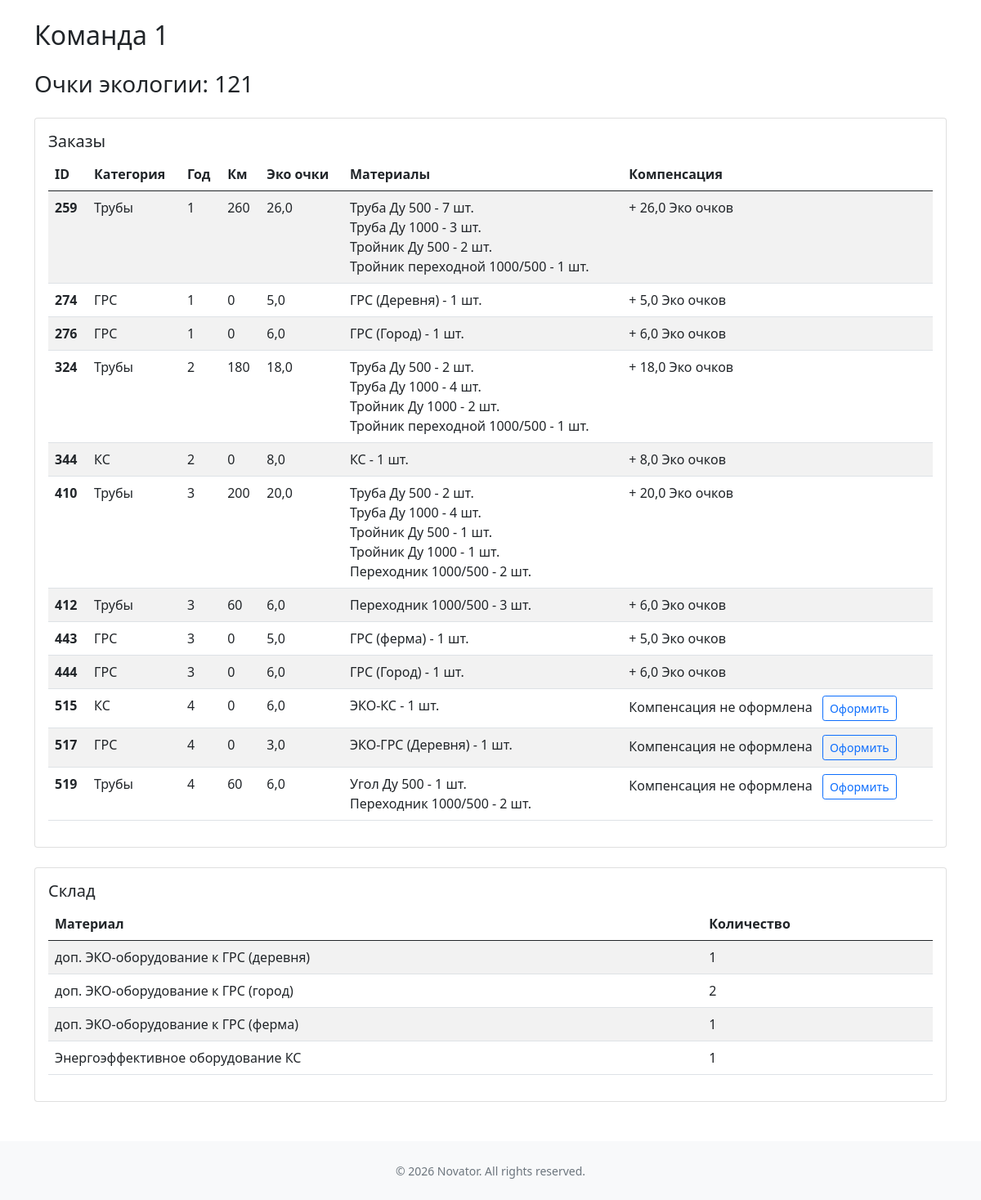
The app's page /contactor/team/1/ with its own data.
### main/models.py (models this page shows, shortened)
class Team(models.Model):
    name = models.CharField(max_length=100, verbose_name='Имя команды')
    slug = models.SlugField(max_length=100)
    status = models.BooleanField(default=False, verbose_name='Активно')
    learn_les = models.BooleanField(default=False, verbose_name='Мастер ЛЭС')
    learn_grs = models.BooleanField(default=False, verbose_name='Оператор ГРС')
    learn_ks = models.BooleanField(default=False, verbose_name='Инженер ГKС')
    auto = models.IntegerField(default=0, verbose_name='Автотранспорт')

class EcoScore(models.Model):
    team = models.OneToOneField(Team, on_delete=models.CASCADE, related_name='eco_scores')
    score = models.FloatField(max_length=10, verbose_name='Всего баллов')

class Category(models.Model):
    name = models.CharField(max_length=100)
    slug = models.SlugField(max_length=100)

class Material(models.Model):
    name = models.CharField(max_length=100,verbose_name='Наименование')
    slug = models.SlugField(max_length=100, blank=True)
    price = models.FloatField(max_length=10, verbose_name='Стоимость')
    category = models.ForeignKey(Category, on_delete=models.SET_DEFAULT ,verbose_name='Категория', default='пусто')
    eco_score = models.FloatField(max_length=10, verbose_name='Экологический балл', default=0)

### bank/models.py (models this page shows, shortened)
class Zakaz(models.Model):
    team = models.ForeignKey(Team, on_delete=models.CASCADE, related_name='zakaz')
    year = models.IntegerField(verbose_name='Год заказа')
    month = models.IntegerField(verbose_name='Месяц заказа', null=True)
    payment = models.BooleanField(default=False, verbose_name='Оплачено')
    issued = models.BooleanField(default=False, verbose_name='Выдано')
    status = models.ForeignKey(Status, on_delete=models.SET_NULL, null=True, blank=True, verbose_name='Статус заказа')
    description = models.TextField(blank=True, verbose_name='Номер договора')
    category = models.ForeignKey(Category, on_delete=models.SET_NULL, null=True, blank=True, verbose_name='Категория заказа')
    @property
    def total_km(self):
        items = self.zakazitem_set.filter(material__category__slug='trubi')
        return sum(item.quantity * 20 for item in items)
    @property
    def total_eco_score(self):
        items = self.zakazitem_set.all()
        return sum(item.quantity * item.material.eco_score for item in items)

class ZakazItem(models.Model):
    zakaz = models.ForeignKey(Zakaz, on_delete=models.CASCADE)
    material = models.ForeignKey(Material, on_delete=models.CASCADE)
    price = models.FloatField(max_length=10)
    quantity = models.IntegerField()
    koeff = models.FloatField(max_length=10, default=1.0)
    refund = models.BooleanField(default=False, verbose_name='Возврат')
    profit_val = models.FloatField(max_length=10, default=0, verbose_name='Прибыль')
    profit_koeff = models.FloatField(max_length=10, default=0, verbose_name='Коэффициент прибыли')

### contactor/models.py (models this page shows)
class EcoCompensationOperation(models.Model):
    zakaz = models.OneToOneField('bank.Zakaz', on_delete=models.CASCADE, related_name='eco_compensations')
    eco_compensation = models.FloatField(verbose_name='Сумма компенсации')
    description = models.TextField(blank=True, verbose_name='Описание компенсации')

### mtr/models.py (models this page shows, shortened)
class Stock(models.Model):
    warehouse = models.ForeignKey(
        Sklad,
        on_delete=models.CASCADE,
        related_name="stocks",
        verbose_name="Склад"
    )
    material = models.ForeignKey(
        Material,
        on_delete=models.CASCADE,
        related_name="stocks",
        verbose_name="Материал"
    )
    quantity = models.DecimalField(
        max_digits=15,
        decimal_places=3,
        default=0,
        verbose_name="Количество"
    )
    class Meta:
        unique_together = ("warehouse", "material")
        verbose_name = "Остаток"
        verbose_name_plural = "Остатки"

### contactor/views.py (the view)
# urls.py: path('team/<int:team_id>/', views.team_detail, name='team_detail'),
def team_detail(request, team_id):
    team = Team.objects.get(id=team_id)
    zakazy = Zakaz.objects.filter(team=team, category__slug__in=['trubi','ks','grs'], status__pk__in=['3','5'])
    zakazy_items = ZakazItem.objects.filter(zakaz__in=zakazy)
    stock = Stock.objects.filter(warehouse__team=team, material__category__slug='eco')
    return render(request, 'contactor/team_detail.html', {'team': team, 'zakazy': zakazy, 'zakazy_items': zakazy_items, 'stock': stock})

### templates/contactor/team_detail.html (shortened to what this page needs)
{% extends "base.html" %}
{% load static %}
{% block content %}
<div class="container my-4">
  <h2 class="mb-4">{{ team.name }}</h2>
  <h3 class="mb-4">Очки экологии: {{ team.eco_scores.score|floatformat:0 }}</h3>
  <div class="card">
    <div class="card-body">
      <h5 class="card-title">Заказы</h5>
      {% if zakazy %}
      <div class="table-responsive">
        <table class="table table-striped">
          <thead>
            <tr>
              <th>ID</th>
              <th>Категория</th>
              <th>Год</th>
              <th>Км</th>
              <th>Эко очки</th>
              <th>Материалы</th>
              <th>Компенсация</th>
            </tr>
          </thead>
          <tbody>
            {% for zakaz in zakazy %}
            <tr>
              <td><strong>{{ zakaz.pk }}</strong></td>
              <td>{{ zakaz.category.name }}</td>
              <td>{{ zakaz.year }}</td>
              <td>{{ zakaz.total_km }}</td>
              <td>{{ zakaz.total_eco_score }}</td>
              <td>
                {% for item in zakazy_items %}
                  {% if item.zakaz.id == zakaz.id %}
                    {{ item.material.name }} - {{ item.quantity|floatformat:0 }} шт.{% if not forloop.last %}<br>{% endif %}
                  {% endif %}
                {% empty %}
                  -
                {% endfor %}
              </td>
              <td>
                {% if zakaz.eco_compensations %}
                  + {{ zakaz.eco_compensations.eco_compensation }} Эко очков{% if zakaz.eco_compensations.description %}{% endif %}
                {% else %}
                  Компенсация не оформлена
                  <a href="{% url 'contactor:create_eco_compensation' zakaz.id %}" class="btn btn-sm btn-outline-primary ms-2">Оформить</a>
                {% endif %}
              </td>
            </tr>
            {% endfor %}
          </tbody>
        </table>
      </div>
      {% else %}
        <p>Заказы не найдены.</p>
      {% endif %}
    </div>
  </div>
  <div class="card mt-4">
    <div class="card-body">
      <h5 class="card-title">Склад</h5>
      {% if stock %}
        <div class="table-responsive">
          <table class="table table-striped">
            <thead>
              <tr>
                <th>Материал</th>
                <th>Количество</th>
              </tr>
            </thead>
            <tbody>
              {% for item in stock %}
                <tr>
                  <td>{{ item.material.name }}</td>
                  <td>{{ item.quantity|floatformat:0 }}</td>
                </tr>
              {% endfor %}
            </tbody>
          </table>
        </div>
      {% else %}
        <p>Склад не найден.</p>
      {% endif %}
    </div>
  </div>
</div>
{% endblock %}

### records on screen
Team: name "Команда 1", eco_scores.score "121"
Zakaz: pk "259", category.name "Трубы", year "1", total_km "260", total_eco_score "26,0", eco_compensations.eco_compensation "26,0"
ZakazItem: material.name "Труба Ду 500", quantity "7"
ZakazItem: material.name "Труба Ду 1000", quantity "3"
ZakazItem: material.name "Тройник Ду 500", quantity "2"
ZakazItem: material.name "Тройник переходной 1000/500", quantity "1"
Zakaz: pk "274", category.name "ГРС", year "1", total_km "0", total_eco_score "5,0", eco_compensations.eco_compensation "5,0"
ZakazItem: material.name "ГРС (Деревня)", quantity "1"
Zakaz: pk "276", category.name "ГРС", year "1", total_km "0", total_eco_score "6,0", eco_compensations.eco_compensation "6,0"
ZakazItem: material.name "ГРС (Город)", quantity "1"
Zakaz: pk "324", category.name "Трубы", year "2", total_km "180", total_eco_score "18,0", eco_compensations.eco_compensation "18,0"
ZakazItem: material.name "Труба Ду 500", quantity "2"
ZakazItem: material.name "Труба Ду 1000", quantity "4"
ZakazItem: material.name "Тройник Ду 1000", quantity "2"
ZakazItem: material.name "Тройник переходной 1000/500", quantity "1"
Zakaz: pk "344", category.name "КС", year "2", total_km "0", total_eco_score "8,0", eco_compensations.eco_compensation "8,0"
ZakazItem: material.name "КС", quantity "1"
Zakaz: pk "410", category.name "Трубы", year "3", total_km "200", total_eco_score "20,0", eco_compensations.eco_compensation "20,0"
ZakazItem: material.name "Труба Ду 500", quantity "2"
ZakazItem: material.name "Труба Ду 1000", quantity "4"
ZakazItem: material.name "Тройник Ду 500", quantity "1"
ZakazItem: material.name "Тройник Ду 1000", quantity "1"
ZakazItem: material.name "Переходник 1000/500", quantity "2"
Zakaz: pk "412", category.name "Трубы", year "3", total_km "60", total_eco_score "6,0", eco_compensations.eco_compensation "6,0"
ZakazItem: material.name "Переходник 1000/500", quantity "3"
Zakaz: pk "443", category.name "ГРС", year "3", total_km "0", total_eco_score "5,0", eco_compensations.eco_compensation "5,0"
ZakazItem: material.name "ГРС (ферма)", quantity "1"
Zakaz: pk "444", category.name "ГРС", year "3", total_km "0", total_eco_score "6,0", eco_compensations.eco_compensation "6,0"
ZakazItem: material.name "ГРС (Город)", quantity "1"
Zakaz: pk "515", category.name "КС", year "4", total_km "0", total_eco_score "6,0", shows "Компенсация не оформлена"
ZakazItem: material.name "ЭКО-КС", quantity "1"
Zakaz: pk "517", category.name "ГРС", year "4", total_km "0", total_eco_score "3,0", shows "Компенсация не оформлена"
ZakazItem: material.name "ЭКО-ГРС (Деревня)", quantity "1"
Zakaz: pk "519", category.name "Трубы", year "4", total_km "60", total_eco_score "6,0", shows "Компенсация не оформлена"
ZakazItem: material.name "Угол Ду 500", quantity "1"
ZakazItem: material.name "Переходник 1000/500", quantity "2"
Stock: material.name "доп. ЭКО-оборудование к ГРС (деревня)", quantity "1"
Stock: material.name "доп. ЭКО-оборудование к ГРС (город)", quantity "2"
Stock: material.name "доп. ЭКО-оборудование к ГРС (ферма)", quantity "1"
Stock: material.name "Энергоэффективное оборудование КС", quantity "1"

### other values on screen
{{ year|default:2026 }} "2026"
